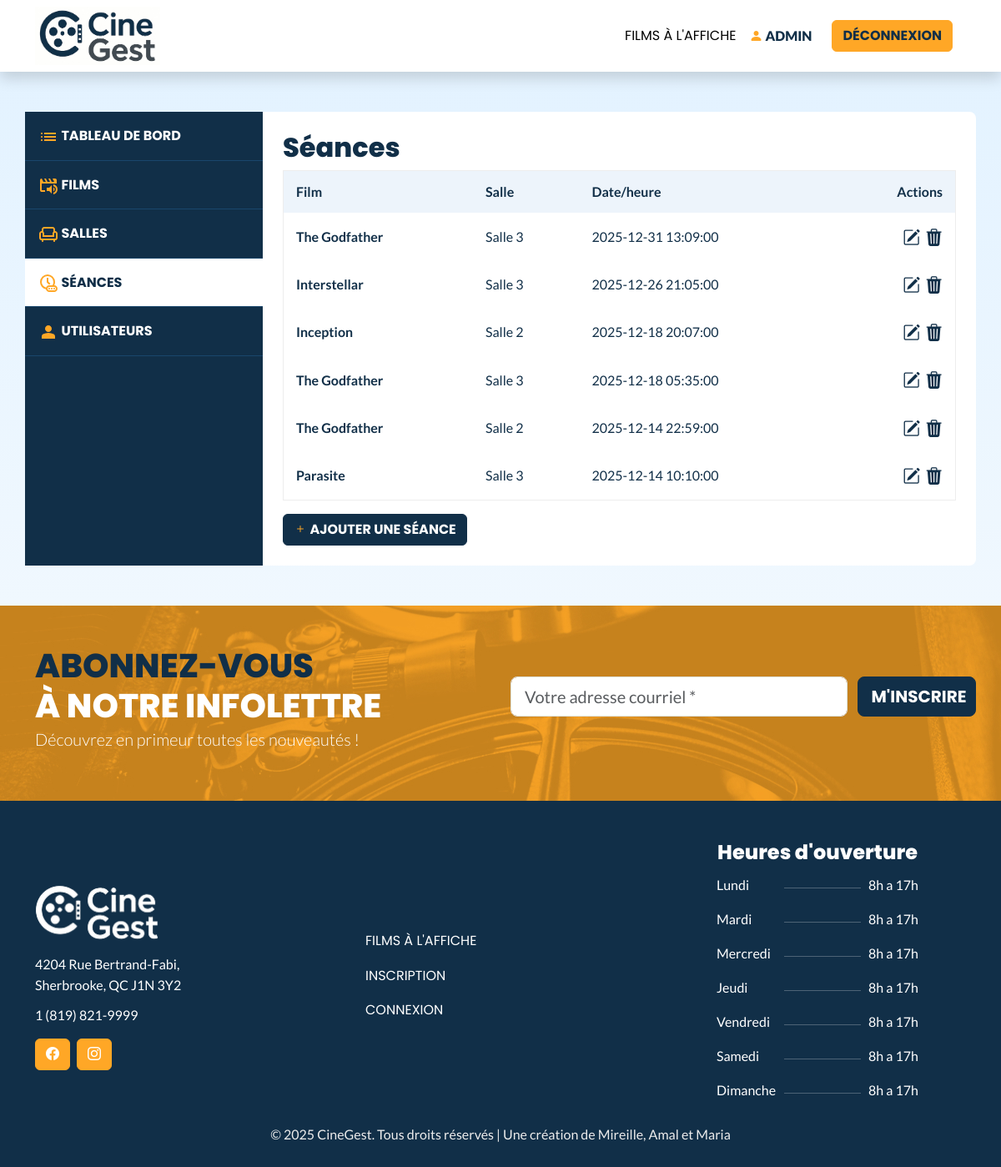
The page /public/index.php?action=liste_seances (signed in) on the database its author committed.
### tables this page shows
CREATE TABLE `seances` (
  `id` int(11) NOT NULL,
  `film_id` int(11) NOT NULL,
  `salle_id` int(11) NOT NULL,
  `date_heure` datetime NOT NULL,
  `created_by` int(11) DEFAULT NULL
);

CREATE TABLE `films` (
  `id` int(11) NOT NULL,
  `titre` varchar(100) NOT NULL,
  `realisateur` varchar(100) DEFAULT NULL,
  `genre_id` int(11) NOT NULL,
  `annee_sortie` int(11) DEFAULT NULL,
  `description` text DEFAULT NULL,
  `affiche_film` varchar(255) DEFAULT NULL,
  `created_by` int(11) DEFAULT NULL
);

CREATE TABLE `salles` (
  `id` int(11) NOT NULL,
  `nom` varchar(100) NOT NULL,
  `capacite` int(11) NOT NULL,
  `type` varchar(50) NOT NULL,
  `created_by` int(11) DEFAULT NULL
);

### public/index.php (called while the page is built, shortened)
<?php
require_once('../config/db.php');
require_once('../app/controllers/SeanceController.php');
$action = $_GET['action'] ?? 'accueil';
$controller = null;
switch ($action) {
    case 'liste_seances':
    case 'add_seance':
    case 'edit_seance':
    case 'show_seance':
    case 'delete_seance':
        $controller = new SeanceController($db);
        break;
}
$controller->handle($_GET);
?>

### app/models/Seance.php (called while the page is built, shortened)
<?php
class Seance {
    private $db;
    public function __construct($db) {
        $this->db = $db;
    }
    public function getAllSeances() {
        $stmt = $this->db->query("
            SELECT seances.*, films.titre AS film_titre, salles.nom AS salle_nom
            FROM seances
            INNER JOIN films ON seances.film_id = films.id
            INNER JOIN salles ON seances.salle_id = salles.id
            ORDER BY seances.date_heure DESC
        ");
        return $stmt->fetchAll(PDO::FETCH_ASSOC);
    }
}

### app/views/liste_seances.php (the view)
<?php require __DIR__ . '/layouts/header.php'; ?>
<div class="container py-5" data-bs-theme="light">
    <div class="row bg-white" style="border-radius:0.5em">
        <div class="col-lg-3 p-0 bg-secondary admin-dash-menu">
            <?php require __DIR__ . '/layouts/dashboard-menu.php'; ?>
        </div>
        <div class="col-lg-9 p-4 admin-dash">
            <h1 class="h2 mt-0">Séances</h1>
            <table border="1" class="mb-3">
                <tr>
                    <th>Film</th>
                    <th>Salle</th>
                    <th>Date/heure</th>
                    <th class="text-end" style="max-width:100px;">Actions</th>
                </tr>
                <?php foreach ($seances as $seance) : ?>
                    <tr>
                        <td><span class="fw-bold"><?= htmlspecialchars($seance['film_titre']) ?></span></td>
                         <td><?= htmlspecialchars($seance['salle_nom']) ?></td>
                         <td><?= htmlspecialchars($seance['date_heure']) ?></td>
                        <td class="text-end">
                            <a href="?action=edit_seance&id=<?= $seance['id'] ?>"><i class="bi bi-pencil-square" style="font-size: 1.3rem;"></i></a>
                            &nbsp;<a href="?action=delete_seance&id=<?= $seance['id'] ?>"
                            onclick="return confirm('Voulez-vous vraiment supprimer cette séance ? ?')"><i class="bi bi-trash3-fill" style="font-size: 1.3rem;"></i></a>
                        </td>
                    </tr>
                <?php endforeach; ?>
            </table>
                 <a href="index.php?action=add_seance" class="btn btn-secondary"><i class="bi bi-plus text-primary"></i> Ajouter une séance</a>
        </div>
    </div>
</div>
<?php require __DIR__ . '/layouts/footer.php'; ?>

### app/controllers/SeanceController.php (shortened to what this page needs)
<?php
require_once '../app/models/Seance.php';
class SeanceController {
    private $seanceModel;
    public function __construct($db) {
        $this->seanceModel = new Seance($db);
    }
    public function handle($get) {
        $action = $get['action'] ?? 'liste_seances';
        switch ($action) {
            case 'liste_seances':
                $this->liste_seance();
                break;
        }
    }
    public function liste_seance() {
        $seances = $this->seanceModel->getAllSeances();
        require '../app/views/liste_seances.php';
    }
}
?>

### app/views/layouts/header.php (shortened to what this page needs)
<!DOCTYPE html>
<html lang="fr">
<head>
    <link href="https://cdn.jsdelivr.net/npm/bootstrap@5.3.8/dist/css/bootstrap.min.css" rel="stylesheet">
    <link rel="stylesheet" href="<?php echo BASE_URL; ?>css/style.css">
    <link rel="stylesheet" href="https://cdn.jsdelivr.net/npm/bootstrap-icons@1.13.1/font/bootstrap-icons.min.css">
</head>
<body>
    <header class="shadow mb-0 p-0" data-bs-theme="light">
<nav class="navbar navbar-expand-lg navbar-light">
  <div class="container">
      <a href="?action=accueil" class="d-flex align-items-center mb-md-0 me-md-auto link-body-emphasis text-decoration-none">
        <img src="<?php echo BASE_URL; ?>/images/logo.jpg" width="150"> </a>
        <div class="collapse navbar-collapse" id="navMenu">
        <ul class="navbar-nav ms-auto mb-2 mb-lg-0 align-items-center">
                    <li class="nav-item"><a href="?action=accueil#listing" class="nav-link active" aria-current="page">Films à l'affiche</a></li>
                    <?php if (isset($_SESSION['user'])): ?>
                        <li class="nav-item"><a href="?action=dashboard" class="fw-bold text-uppercase p-2 fw-bold"><i class="bi bi-person-fill text-primary"></i><strong> <?= htmlspecialchars($_SESSION['user']['nom']) ?></strong></a></li>
                   <div class="p-3"><a class="btn btn-primary" href="index.php?action=logout">Déconnexion</a> </div>
                        <?php else: ?>
                        <li class="nav-item"><a href="?action=inscription" type="button" class="btn btn-outline-secondary me-2">Inscription</a></li>
                        <li class="nav-item"><a href="?action=login" type="button" class="btn btn-primary">Connexion</a></li>
                    <?php endif; ?>
                </ul>
        </div>
  </div>
</nav>
</header>

### app/views/layouts/dashboard-menu.php (shortened to what this page needs)
  <?php
$action = $_GET['action'] ?? '';
$role = $_SESSION['user']['role'] ?? null;
?>
  <?php if ($role === 'admin'): ?>
<ul class="nav flex-column">
  <li class="nav-item text-white">
    <a class="nav-link  text-white py-3 <?= $action === 'dashboard' ? 'active' : '' ?>" aria-current="page" href="?action=dashboard"> Tableau de bord</a>
  </li>
  <li class="nav-item">
    <a class="nav-link  text-white py-3 <?= $action === 'liste_films' || $action === 'edit_film' ||  $action === 'add_film' ? 'active' : '' ?>" href="?action=liste_films"> Films</a>
  </li>
   <li class="nav-item">
    <a class="nav-link  text-white py-3 <?= $action === 'liste_salles' || $action === 'edit_salle' || $action === 'add_salle' ? 'active' : '' ?>" href="?action=liste_salles"> Salles</a>
  </li>
     <li class="nav-item">
    <a class="nav-link  text-white py-3 <?= $action === 'liste_seances' || $action === 'add_seance' || $action === 'edit_seance' ? 'active' : '' ?>" href="?action=liste_seances"> Séances</a>
  </li>
 <li class="nav-item">
    <a class="nav-link  text-white py-3 <?= $action === 'users' || $action === 'user_edit' || $action === 'user_create' ? 'active' : '' ?>" href="?action=users"> Utilisateurs</a>
  </li>
</ul>
<?php endif; ?>

### app/views/layouts/footer.php (shortened to what this page needs)
<div class="p-3 py-lg-5 mt-0 bg-dark" style="background-image:url('<?php echo BASE_URL; ?>images/infolettre-bg.jpg')">
 <div class="container">
    <div class="row align-items-center">
<div class="col-lg-6">
    <p class="h1 p-0 m-0 text-uppercase">Abonnez-vous</p>
    <p class="h1 p-0 m-0 text-white text-uppercase">À notre infolettre</p>
    <p class="lead text-white">Découvrez en primeur toutes les nouveautés !</p>
</div>
<div class="col-lg-6 text-end">
    <form class="row" method="POST">
  <div class="col-lg-9">
    <input type="email" class="form-control form-control-lg" id="courrielInfolettre" placeholder="Votre adresse courriel *" required>
  </div>
  <div class="col-lg-3 p-0">
    <button type="submit" class="btn btn-secondary btn-lg mb-3 w-100">M'inscrire</button>
  </div>
</form>
</div>
</div>
</div>
</div>
<footer class="p-3 pt-5 mt-0" data-bs-theme="dark">
    <div class="container">
        <div class="row justify-content-between align-items-center ">
            <div class="col-lg-4 text-center text-lg-start">
                <img src="<?php echo BASE_URL; ?>images/logo-white.png" width="150" class="mb-2">
                <p>4204 Rue Bertrand-Fabi,<br> Sherbrooke, QC J1N 3Y2</p>
                <a href="tel:+18198219999">1 (819) 821-9999</a>
                <div class="d-flex gap-2 mt-3 text-center justify-content-center justify-content-sm-start align-items-center">
                    <a href="#" class="btn btn-primary"><i class="bi bi-facebook"></i></a>
                    <a href="#" class="btn btn-primary"><i class="bi bi-instagram"></i></a>
                </div>
            </div>
            <div class="col-lg-4 text-center text-lg-start">
                <ul class="nav flex-column">
                    <li class="nav-item"><a href="?action=accueil#listing" class="nav-link">Films à l'affiche</a></li>
                    <li class="nav-item"><a href="?action=inscription" class="nav-link">Inscription</a></li>
                    <li class="nav-item"><a href="?action=login" class="nav-link">Connexion</a></li>
                </ul>
            </div>
            <div class="col-lg-4 text-center d-none d-lg-block">
                <p class="h4">Heures d'ouverture</p>
                <table style="max-width:250px;" class="table table-sm table-borderless m-auto">
                    <tbody>
                        <tr>
                            <td>Lundi</td>
                            <td style="width:100px;"><hr></td>
                            <td class="text-end">8h a 17h</td>
                        </tr>
                        <tr>
                            <td>Mardi</td>
                            <td style="width:100px;"><hr></td>
                            <td class="text-end">8h a 17h</td>
                        </tr>
                        <tr>
                            <td>Mercredi</td>
                            <td style="width:100px;"><hr></td>
                            <td class="text-end">8h a 17h</td>
                        </tr>
                        <tr>
                            <td>Jeudi</td>
                            <td style="width:100px;"><hr></td>
                            <td class="text-end">8h a 17h</td>
                        </tr>
                        <tr>
                            <td>Vendredi</td>
                            <td style="width:100px;"><hr></td>
                            <td class="text-end">8h a 17h</td>
                        </tr>
                        <tr>
                            <td>Samedi</td>
                            <td style="width:100px;"><hr></td>
                            <td class="text-end">8h a 17h</td>
                        </tr>
                        <tr>
                            <td>Dimanche</td>
                            <td style="width:100px;"><hr></td>
                            <td class="text-end">8h a 17h</td>
                        </tr>
                    </tbody>
                </table>
            </div>
        </div>
        <div class="text-center pt-3">
            <p class="copyright">&copy; <?php echo date('Y'); ?> CineGest. Tous droits réservés | Une création de Mireille, Amal et Maria</p></div>
        </div>
</footer>
</body>
</html>

### public/css/style.css (style rules this page uses)
:root { --primary-font: 'Lato', sans-serif; --secondary-font: 'Poppins', sans-serif; --bs-primary: #ffa726; --bs-secondary: #112f48; --gradiant-soft-blue:linear-gradient(180deg, rgba(137, 202, 255, 0.25) 0%, rgba(250, 250, 250, 0.25) 100%); }
[data-bs-theme=light] { --bs-primary: #ffa726; --bs-primary-rgb: 255, 167, 38; --bs-secondary: #112f48; --bs-secondary-rgb: 17, 47, 72; --bs-dark: #112F48; --bs-dark-rgb: 17, 47, 72; --bs-link-color: #112F48; --bs-link-color-rgb: 17, 47, 72; --bs-link-hover-color:#ffa726; --bs-link-hover-color-rgb: 255, 167, 38; --bs-nav-link-hover-color:255, 167, 38; --bs-nav-link-color: #112F48; --bs-btn-bg: #ffa726; --bs-heading-color:#112F48; }
[data-bs-theme=dark] { --bs-primary: #ffa726; --bs-secondary: #112F48; --bs-secondary-rgb:17, 47, 72; --bs-body-bg: #112F48; --bs-link-color: #ededed; --bs-link-color-rgb: 237, 237, 237; --bs-link-hover-color:#ffa726; --bs-nav-link-hover-color:#ffa726; --bs-nav-link-color:#ffffff; --bs-table-bg: #112F48; }
* { margin: 0; padding: 0; box-sizing: border-box; }
body { font-family: var(--primary-font); background: var(--gradiant-soft-blue); color: #112f48; line-height: 1.6; }
header { background-color: #ffffff; padding: 20px; margin-bottom: 30px; }
.nav-link { text-transform:uppercase; font-family:var(--secondary-font); }
.admin-dash-menu li { border-bottom:1px solid #19466C; }
.admin-dash-menu .nav-link { background-color:var(--bs-secondary); color:#ffffff; font-family:var(--secondary-font); font-weight:700; }
.admin-dash-menu .nav-link.active,.admin-dash-menu .nav-link:hover { background-color:#ffffff; color: var(--bs-secondary) !important;; }
footer { margin-top: 50px; color: #ffffff; background:var(--bs-secondary); }
footer .copyright { color:#ededed; }
.h1, .h2, .h3, .h4, .h5, .h6, h1, h2, h3, h4, h5, h6 { font-weight:800; font-family:var(--secondary-font); }
p { margin-bottom: 10px; }
.btn-primary { background-color: var(--bs-primary); border-color: var(--bs-primary); color:var(--bs-secondary); text-transform:uppercase; font-weight:700; font-family:var(--secondary-font); }
.btn-secondary { background-color: var(--bs-secondary); border-color: var(--bs-secondary); color:#ffffff!important; text-transform:uppercase; font-weight:700; font-family:var(--secondary-font); }
a { cursor:pointer; }
[data-bs-theme=light] a { color: var(--bs-secondary); }
[data-bs-theme=dark] a { color: #ffffff; }
.admin-dash table { border-color:#ededed; width:100%; border-radius:0.5em; }
th, td { padding: 12px 15px; text-align: left; }
th { background-color: #EDF4FB; }
form button { background-color: var(--primary); color: #fff; border: none; padding: 12px 20px; font-size: 1em; border-radius: 5px; cursor: pointer; transition: background-color 0.3s; }
a { text-decoration: none; transition: color 0.3s; }

### rows shown on the page
seances: film.titre "The Godfather", salle.nom "Salle 3", date_heure "2025-12-31 13:09:00"
seances: film.titre "Interstellar", salle.nom "Salle 3", date_heure "2025-12-26 21:05:00"
seances: film.titre "Inception", salle.nom "Salle 2", date_heure "2025-12-18 20:07:00"
seances: film.titre "The Godfather", salle.nom "Salle 3", date_heure "2025-12-18 05:35:00"
seances: film.titre "The Godfather", salle.nom "Salle 2", date_heure "2025-12-14 22:59:00"
seances: film.titre "Parasite", salle.nom "Salle 3", date_heure "2025-12-14 10:10:00"

### other values the page prints
$_SESSION['user']['nom'] "ADMIN"
